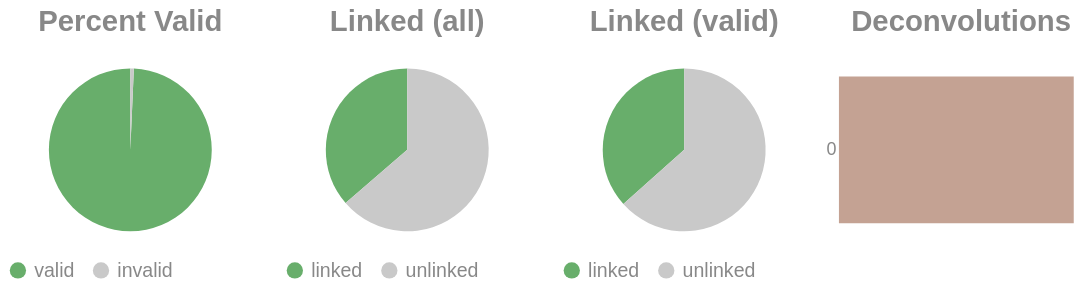

The notebook cell this image was saved under:
### Code cell
if SKIPLR:
    pass
else:
    clash = Counter()
    for i in valids['molecule'].to_list():
        _mol = i.split("-")
        if len(_mol) == 1:
            clash.update('0')
        else:
            clash.update(_mol[-1])

    _d = {"deconvolutions": [], 'count': []}
    for k,v in clash.items():
        _d['deconvolutions'].append(k)
        _d['count'].append(v)

    tot_valid = valids['reads'].sum()
    mask = valids['reads'] >= 2
    n_linked_reads = valids.filter(mask)['reads'].sum()
    if n_linked_reads == 0:
        print_html("No linked molecules (>=2 reads) were detected; skipping linked-only distributions.")
        SKIPLR = True
    else:
        perc_valid = round(tot_valid / n_reads, 4)
        linked_perc_abs = round(n_linked_reads / n_reads, 4)
        linked_perc = round(n_linked_reads / tot_valid, 4)

    _valid = pl.DataFrame({"valids": ['valid', 'invalid'], "count": [tot_valid, n_reads - tot_valid]})
    _linked_abs = pl.DataFrame({"linked (absolute)": ['linked', 'unlinked'], "count": [n_linked_reads, n_reads - n_linked_reads]})
    _linked_rel = pl.DataFrame({"linked (valids)": ['linked', 'unlinked'], "count": [n_linked_reads, tot_valid - n_linked_reads]})

    (
        alt.hconcat(
            piechart(_valid, goodval = 'valid', title = "Percent Valid"),
            piechart(_linked_abs, goodval = "linked", title =  "Linked (all)"),
            piechart(_linked_rel, goodval = "linked", title =  "Linked (valid)"),
            convolutionbar(pl.DataFrame(_d), title = "Deconvolutions"),
            center = True,
            bounds = 'flush'
        )
        .resolve_scale(color='independent')
        .resolve_legend('independent')
        .properties(usermeta={'embedOptions': {"actions": False}})
    ).display()

### Figure 1 — Vega-Lite specification as saved in the notebook (floating-point values rounded to 4 significant figures)
{"width": "container", "height": 400, "config": {"title": {"anchor": "start", "dy": -15, "fontSize": 18, "color": "#888888", "subtitleColor": "#888888", "subtitleFontSize": 14}, "arc": {"fill": "#0072B2"}, "axis": {"domainColor": "#888888", "domainWidth": 0.5, "gridWidth": 0.2, "grid": false, "titleFontWeight": 400, "titleFontSize": 15, "labelFontSize": 11, "labelColor": "#888888", "tickColor": "#888888", "tickWidth": 0.2, "titleColor": "#888888"}, "axisBand": {"grid": false}, "axisX": {"grid": true, "tickSize": 10, "domainCap": "round"}, "axisY": {"domain": false, "grid": true, "tickSize": 0, "domainCap": "round"}, "background": "transparent", "header": {"labelFontSize": 15, "labelColor": "#888888", "titleFontSize": 15, "titleFontWeight": 600, "titleColor": "#888888"}, "legend": {"labelFont": "sans-serif", "labelFontSize": 12, "labelColor": "#888888", "symbolSize": 100, "symbolType": "circle", "titleFontSize": 12, "titlePadding": 10, "titleColor": "#888888", "title": null}, "range": {"category": ["#E69F00", "#56B4E9", "#009E73", "#F0E442", "#0072B2", "#D55E00", "#CC79A7", "#000000"], "diverging": ["#cfe8f3", "#a2d4ec", "#73bfe2", "#46abdb", "#1696d2", "#12719e"]}, "area": {"fill": "#0072B2", "fillOpacity": 0.7, "line": true, "strokeOpacity": 0.7}, "line": {"color": "#0072B2", "stroke": "#0072B2", "strokeWidth": 2}, "trail": {"color": "#0072B2", "stroke": "#0072B2", "strokeWidth": 0, "size": 1}, "point": {"filled": true, "fillOpacity": 1.0, "size": 95}, "text": {"color": "#888888", "fontSize": 11, "align": "right", "fontWeight": 400, "size": 11}, "bar": {"fill": "#0072B2", "stroke": null}, "view": {"stroke": null, "continuousWidth": 660, "continuousHeight": 400}}, "hconcat": [{"data": {"name": "data-69d22f57116dd5d70803af142e874dc4"}, "mark": {"type": "arc"}, "encoding": {"color": {"field": "valids", "legend": {"orient": "bottom", "title": null}, "scale": {"domain": ["valid", "invalid"], "range": ["#68ae6b", "#C9C9C9"]}, "title": "Valids", "type": "nominal"}, "theta": {"field": "count", "type": "quantitative"}, "tooltip": [{"field": "valids", "title": "Valids", "type": "ordinal"}, {"field": "percent", "format": ".2%", "title": "Percent", "type": "quantitative"}, {"field": "count", "title": "Count", "type": "quantitative"}]}, "height": 100, "title": {"text": "Percent Valid", "align": "center", "anchor": "middle"}, "transform": [{"calculate": "datum.count / 11138134", "as": "percent"}], "width": 150}, {"data": {"name": "data-71ebf1472e12301a9c963158c29fa10e"}, "mark": {"type": "arc"}, "encoding": {"color": {"field": "linked (absolute)", "legend": {"orient": "bottom", "title": null}, "scale": {"domain": ["linked", "unlinked"], "range": ["#68ae6b", "#C9C9C9"]}, "title": "Linked (Absolute)", "type": "nominal"}, "theta": {"field": "count", "type": "quantitative"}, "tooltip": [{"field": "linked (absolute)", "title": "Linked (Absolute)", "type": "ordinal"}, {"field": "percent", "format": ".2%", "title": "Percent", "type": "quantitative"}, {"field": "count", "title": "Count", "type": "quantitative"}]}, "height": 100, "title": {"text": "Linked (all)", "align": "center", "anchor": "middle"}, "transform": [{"calculate": "datum.count / 11138134", "as": "percent"}], "width": 150}, {"data": {"name": "data-5c9a567acbc19cebd8bdb87c46f3e85e"}, "mark": {"type": "arc"}, "encoding": {"color": {"field": "linked (valids)", "legend": {"orient": "bottom", "title": null}, "scale": {"domain": ["linked", "unlinked"], "range": ["#68ae6b", "#C9C9C9"]}, "title": "Linked (Valids)", "type": "nominal"}, "theta": {"field": "count", "type": "quantitative"}, "tooltip": [{"field": "linked (valids)", "title": "Linked (Valids)", "type": "ordinal"}, {"field": "percent", "format": ".2%", "title": "Percent", "type": "quantitative"}, {"field": "count", "title": "Count", "type": "quantitative"}]}, "height": 100, "title": {"text": "Linked (valid)", "align": "center", "anchor": "middle"}, "transform": [{"calculate": "datum.count / 11060978", "as": "percent"}], "width": 150}, {"data": {"name": "data-26d1ee9eee9f48bb71f13c347085679b"}, "mark": {"type": "bar"}, "encoding": {"color": {"field": "deconvolutions", "legend": null, "scale": {"scheme": "lightgreyred"}, "type": "nominal"}, "tooltip": [{"field": "deconvolutions", "title": "Deconvolutions", "type": "ordinal"}, {"field": "percent", "format": ".2%", "title": "Percent", "type": "quantitative"}, {"field": "count", "title": "Count", "type": "quantitative"}], "x": {"axis": null, "field": "count", "type": "quantitative"}, "y": {"field": "deconvolutions", "sort": "ascending", "title": null, "type": "nominal"}}, "height": 100, "title": {"text": "Deconvolutions", "align": "center", "anchor": "middle"}, "transform": [{"calculate": "datum.count / 8648242", "as": "percent"}], "width": 150}], "bounds": "flush", "center": true, "resolve": {"legend": {"angle": "independent"}, "scale": {"color": "independent"}}, "usermeta": {"embedOptions": {"actions": false}}, "$schema": "https://vega.github.io/schema/vega-lite/v6.1.0.json", "datasets": {"data-69d22f57116dd5d70803af142e874dc4": [{"valids": "valid", "count": 11060978}, {"valids": "invalid", "count": 77156}], "data-71ebf1472e12301a9c963158c29fa10e": [{"linked (absolute)": "linked", "count": 4046307}, {"linked (absolute)": "unlinked", "count": 7091827}], "data-5c9a567acbc19cebd8bdb87c46f3e85e": [{"linked (valids)": "linked", "count": 4046307}, {"linked (valids)": "unlinked", "count": 7014671}], "data-26d1ee9eee9f48bb71f13c347085679b": [{"deconvolutions": "0", "count": 8648242}]}}
